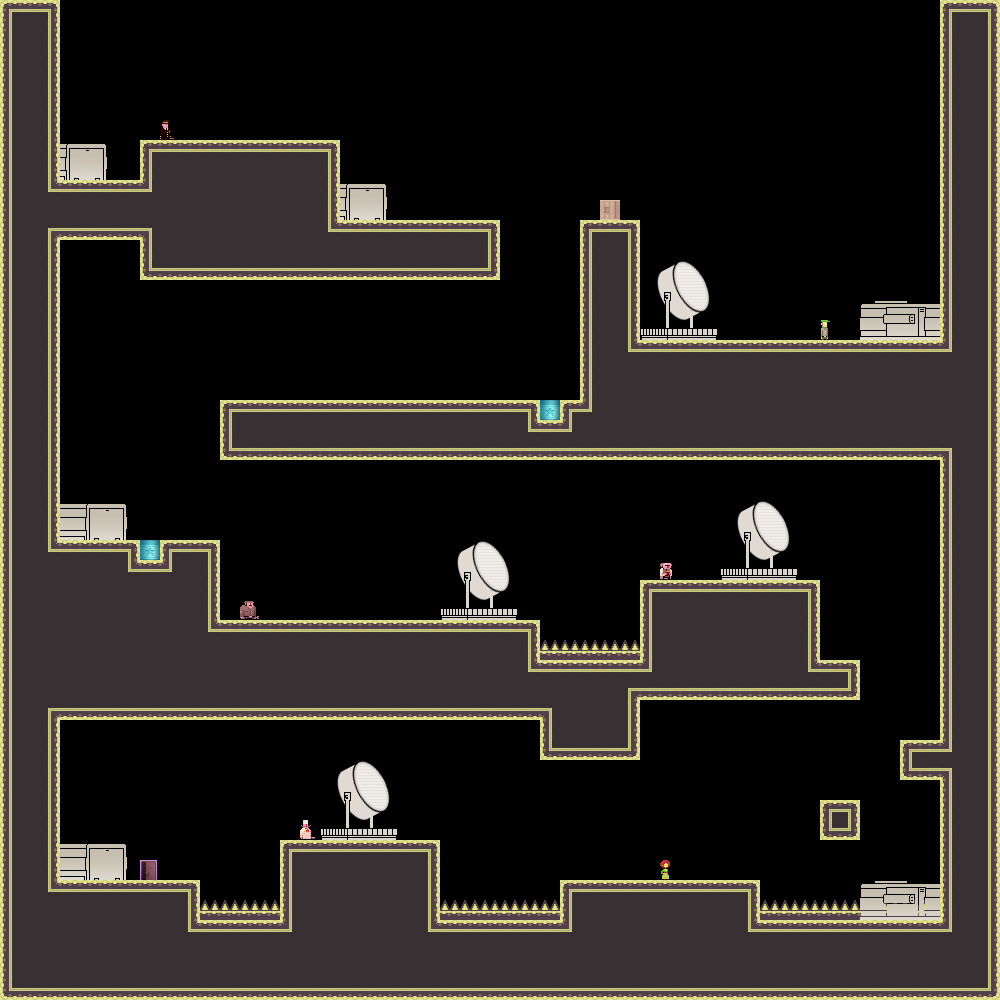

Tiled map render using the project's own tile images. Description and the map definition, with tile-layer contents summarised, below:
An orthogonal 50x50 tile map with 20x20 px tiles, 3 tile layers (bg, bg2, dontAutoLoad_sprites) and 23 objects.

<map version="1.0" orientation="orthogonal" width="50" height="50" tilewidth="20" tileheight="20">
 <tileset firstgid="1" name="tiles_military" tilewidth="20" tileheight="20">
  <image source="../Art/tiles_military.png" width="400" height="400" />
  <terraintypes>
   <terrain name="solid" tile="151" />
   <terrain name="hollow" tile="94" />
  </terraintypes>
  <tile id="8" terrain=",,,1" />
  <tile id="9" terrain=",,1,1" />
  <tile id="10" terrain=",,1,1" />
  <tile id="11" terrain=",,1,1" />
  <tile id="12" terrain=",,1,1" />
  <tile id="13" terrain=",,1,1" />
  <tile id="14" terrain=",,1," />
  <tile id="15" terrain="1,1,1," />
  <tile id="16" terrain="1,1,,1" />
  <tile id="28" terrain=",1,,1" />
  <tile id="34" terrain="1,,1," />
  <tile id="35" terrain="1,,1,1" />
  <tile id="36" terrain=",1,1,1" />
  <tile id="48" terrain=",1,,1" />
  <tile id="54" terrain="1,,1," />
  <tile id="68" terrain=",1,,1" />
  <tile id="74" terrain="1,,1," />
  <tile id="88" terrain=",1,,1" />
  <tile id="94" terrain="1,,1," />
  <tile id="108" terrain=",1,,1" />
  <tile id="114" terrain="1,,1," />
  <tile id="128" terrain=",1,," />
  <tile id="129" terrain="1,1,," />
  <tile id="130" terrain="1,1,," />
  <tile id="131" terrain="1,1,," />
  <tile id="132" terrain="1,1,," />
  <tile id="133" terrain="1,1,," />
  <tile id="134" terrain="1,,," />
  <tile id="148" terrain=",,,0" />
  <tile id="149" terrain=",,0,0" />
  <tile id="150" terrain=",,0," />
  <tile id="151" terrain="0,0,0," />
  <tile id="152" terrain="0,0,," />
  <tile id="153" terrain="0,0,,0" />
  <tile id="168" terrain=",0,,0" />
  <tile id="170" terrain="0,,0," />
  <tile id="171" terrain="0,,0," />
  <tile id="173" terrain=",0,,0" />
  <tile id="188" terrain=",0,," />
  <tile id="189" terrain="0,0,," />
  <tile id="190" terrain="0,,," />
  <tile id="191" terrain="0,,0,0" />
  <tile id="192" terrain=",,0,0" />
  <tile id="193" terrain=",0,0,0" />
  <tile id="194" terrain="0,0,0,0" />
  <tile id="195" terrain="1,1,1,1" />
  <tile id="356">
   <properties>
    <property name="LargeCrate" value="" />
   </properties>
  </tile>
  <tile id="380">
   <properties>
    <property name="Andre" value="" />
   </properties>
  </tile>
  <tile id="381">
   <properties>
    <property name="Liselot" value="" />
   </properties>
  </tile>
  <tile id="382">
   <properties>
    <property name="Amsterdaam" value="" />
   </properties>
  </tile>
  <tile id="383">
   <properties>
    <property name="Worker" value="" />
   </properties>
  </tile>
  <tile id="384">
   <properties>
    <property name="Inspector" value="" />
   </properties>
  </tile>
  <tile id="385">
   <properties>
    <property name="Chef" value="" />
   </properties>
  </tile>
  <tile id="386">
   <properties>
    <property name="Exit" value="" />
   </properties>
  </tile>
  <tile id="387">
   <properties>
    <property name="Trampoline" value="" />
   </properties>
  </tile>
  <tile id="388">
   <properties>
    <property name="SmallCrate" value="" />
   </properties>
  </tile>
  <tile id="389">
   <properties>
    <property name="SugarBag" value="" />
   </properties>
  </tile>
 </tileset>
 <layer name="bg" width="50" height="50">
  <data>[2500 cells, 1109 non-empty, 26 distinct tile ids]</data>
 </layer>
 <layer name="bg2" width="50" height="50">
  <data>[2500 cells, 142 non-empty, 54 distinct tile ids]</data>
 </layer>
 <objectgroup name="boxes" width="50" height="50">
  <object x="0" y="0" width="60" height="1000" />
  <object x="940" y="0" width="60" height="1000" />
  <object x="60" y="180" width="80" height="60" />
  <object x="140" y="140" width="200" height="140" />
  <object x="340" y="220" width="160" height="60" />
  <object x="580" y="220" width="60" height="240" />
  <object x="640" y="340" width="300" height="120" />
  <object x="220" y="400" width="360" height="60" />
  <object x="60" y="920" width="880" height="80" />
  <object x="60" y="540" width="160" height="180" />
  <object x="220" y="620" width="320" height="100" />
  <object x="540" y="660" width="100" height="100" />
  <object x="640" y="580" width="180" height="120" />
  <object x="820" y="660" width="40" height="40" />
  <object x="900" y="740" width="40" height="40" />
  <object x="820" y="800" width="40" height="40" />
  <object x="560" y="880" width="200" height="40" />
  <object x="280" y="840" width="160" height="80" />
  <object x="60" y="880" width="140" height="40" />
 </objectgroup>
 <layer name="dontAutoLoad_sprites" width="50" height="50">
  <data>[2500 cells, 10 non-empty, 9 distinct tile ids]</data>
 </layer>
 <objectgroup name="dontAutoLoad_death" width="50" height="50">
  <object x="760" y="900" width="180" height="20" />
  <object x="440" y="900" width="120" height="20" />
  <object x="200" y="900" width="80" height="20" />
  <object x="540" y="640" width="100" height="20" />
 </objectgroup>
</map>
